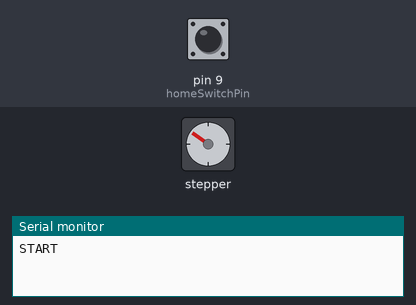
This sketch was run on a simulated Arduino Uno, built with avr-gcc and run on an emulated ATmega328P. Shown: stepper motor, the last lines printed to the serial monitor. Wiring (inferred from the names in the program): stepper motor driver (200 steps per turn assumed): step pin 5; direction pin 2; enable pin 8. The inputs (shaded band) are chosen by the test bench; at power-on: pin 9 (homeSwitchPin) HIGH.

Above: at 0.8 s.
0.9 s: pin 9 (homeSwitchPin) pulled LOW for 0.15 s
At 2.9 s:
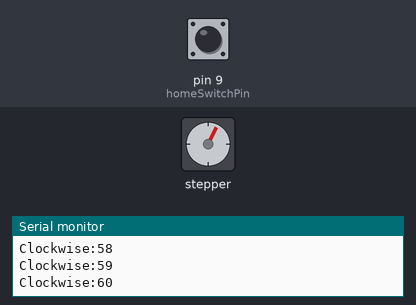
At 9.0 s:
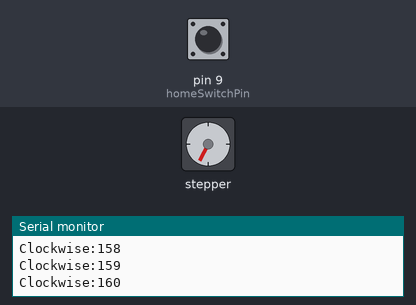
Timing chart, 0 to 34.3 s (numbered marks = the images above; inputs shaded):
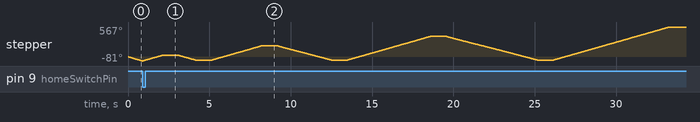

The sketch:

steppppperrrrrrr.ino
```cpp
const int stepPin = 5;
const int dirPin = 2;
const int enPin = 8;
const int homeSwitchPin = 9; // Connect a home position switch to this pin

int stepCount = 0;

void setup() {
  pinMode(stepPin, OUTPUT);
  pinMode(dirPin, OUTPUT);
  pinMode(enPin, OUTPUT);
  digitalWrite(enPin, LOW); // Motor active
  pinMode(homeSwitchPin, INPUT_PULLUP); // Home position switch with pull-up resistor

  Serial.begin(9600);
  Serial.print("START");

  homing();// Run homing routine to set the home position
}

void loop() {

  // Your main code logic goes here
  // For example, rotate the motor clockwise for 360 steps
  rotateClockwise(50);
  delay(1000);

  // Rotate the motor counterclockwise for 360 steps
  rotateCounterClockwise(50);
  delay(1000);

  rotateClockwise(150);
  delay(1000);

  // Rotate the motor counterclockwise for 360 steps
  rotateCounterClockwise(150);
  delay(1000);

  rotateClockwise(250);
  delay(1000);

  // Rotate the motor counterclockwise for 360 steps
  rotateCounterClockwise(250);
  delay(1000);

  rotateClockwise(350);
  delay(1000);

  // Rotate the motor counterclockwise for 360 steps
  rotateCounterClockwise(350);
  delay(1000);
}

void rotateClockwise(int numSteps) {
  digitalWrite(dirPin, HIGH); // Enables the motor to move in a particular direction
  for (int x = 0; x < numSteps; x++) {
    digitalWrite(stepPin, HIGH);
    delayMicroseconds(10000);
    digitalWrite(stepPin, LOW);
    delayMicroseconds(10000);
    stepCount++;
    Serial.print("Clockwise:");
    Serial.println(stepCount);
  }
}

void rotateCounterClockwise(int numSteps) {
  digitalWrite(dirPin, LOW); // Changes the direction of rotation
  for (int x = 0; x < numSteps; x++) {
    digitalWrite(stepPin, HIGH);
    delayMicroseconds(10000);
    digitalWrite(stepPin, LOW);
    delayMicroseconds(10000);
    stepCount--;
    Serial.print("CounterClockwise:");
    Serial.println(stepCount);
  }
}

void homing() {
  // Move the motor until the home switch is pressed
  while (digitalRead(homeSwitchPin) == HIGH) {
    hom_fwd();
    if(stepCount < -500){hom_rev();}
    else if(stepCount > 500) {stOp();}
  }

  // Set the step count to 0 after homing
  stepCount = 0;

  // Move the motor a few steps in the clockwise direction to settle at the home position
  rotateClockwise(10);
}

void hom_rev() {
    digitalWrite(dirPin, HIGH); // Move in the clockwise direction during homing
    digitalWrite(stepPin, HIGH);
    delayMicroseconds(10000);
    digitalWrite(stepPin, LOW);
    delayMicroseconds(10000);
    stepCount++;
}

void hom_fwd() {
    digitalWrite(dirPin, LOW);
    digitalWrite(stepPin, HIGH);
    delayMicroseconds(10000);
    digitalWrite(stepPin, LOW);
    delayMicroseconds(10000);
    stepCount--;}

void stOp() {
  digitalWrite(enPin,HIGH);
  Serial.println("ERROR,RESTART");
}
```
